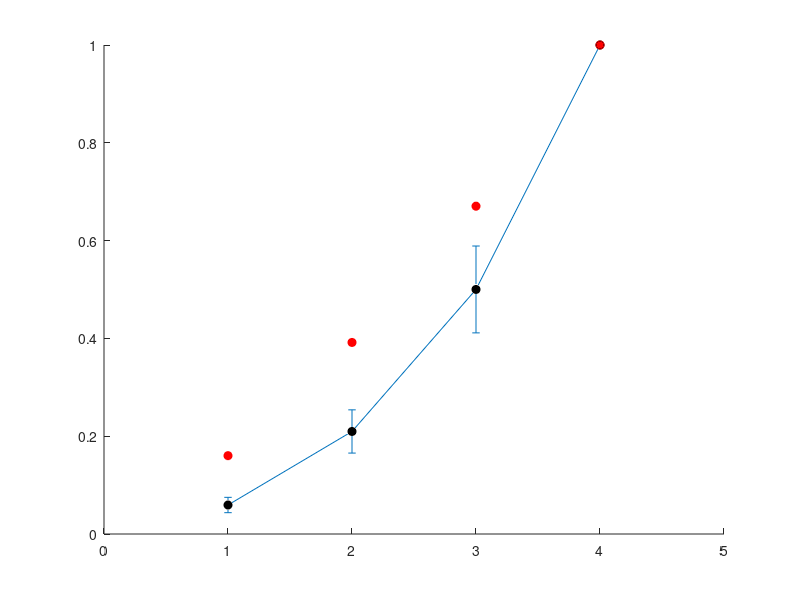

Recreate this plot in MATLAB. (Note: this script raises an error after producing the figure.)
%% Figure S2
clc;clear;load('Figure_S2.mat');

%% A


figure;
scatter([1 2 3 4],[mean(wt_Gq_minus_80_10nM) mean(wt_Gq_minus_80_100nM) mean(wt_Gq_minus_80_1000nM)  mean(wt_Gq_minus_80_10000nM)],'MarkerEdgeColor','k','MarkerFaceColor','k')
hold on;
scatter([1 2 3 4],[mean(wt_Gq_plus_40_10nM) mean(wt_Gq_plus_40_100nM) mean(wt_Gq_plus_40_1000nM)  mean(wt_Gq_plus_40_10000nM)],'MarkerEdgeColor','r','MarkerFaceColor','r')
hold on;
e1=errorbar([1 2 3 4],[mean(wt_Gq_minus_80_10nM) mean(wt_Gq_minus_80_100nM) mean(wt_Gq_minus_80_1000nM) mean(wt_Gq_minus_80_10000nM)],...
    [std(wt_Gq_minus_80_10nM')/sqrt(size(wt_Gq_minus_80_10nM,2)) std(wt_Gq_minus_80_100nM')/sqrt(size(wt_Gq_minus_80_100nM,2)) std(wt_Gq_minus_80_1000nM')/sqrt(size(wt_Gq_minus_80_1000nM,2)) std(wt_Gq_minus_80_10000nM')/sqrt(size(wt_Gq_minus_80_10000nM,2)) ]);
e1.LineStyle='none';
e1.Color = 'k';
hold on;
e2=errorbar([1 2 3 4],[mean(wt_Gq_plus_40_10nM) mean(wt_Gq_plus_40_100nM) mean(wt_Gq_plus_40_1000nM) mean(wt_Gq_plus_40_10000nM)],...
    [std(wt_Gq_plus_40_10nM')/sqrt(size(wt_Gq_plus_40_10nM,2)) std(wt_Gq_plus_40_100nM')/sqrt(size(wt_Gq_plus_40_100nM,2)) std(wt_Gq_plus_40_1000nM')/sqrt(size(wt_Gq_plus_40_1000nM,2)) std(wt_Gq_plus_40_10000nM')/sqrt(size(wt_Gq_plus_40_10000nM,2)) ]);
e2.LineStyle='none';
e2.Color = 'k';
xlim([0 5]); ylim([0 1]);
xticks([1 2 3 4])
xticklabels({'10^1','10^2','10^3','10^4'})
title('in vitro mAChR-A wt');
box off
set(gca,'TickDir','out')
xlabel(['[ACh] (nM)']);ylabel(['Normalized Cl- current']);
h = zeros(2, 1);
h(1) = plot(NaN,NaN,'k','LineWidth',2);
h(2) = plot(NaN,NaN,'r','LineWidth',2);
legend(h, '-80mV','40mV');



figure;
scatter([1 2 3 4],[mean(KK_Gq_minus_80_10nM) mean(KK_Gq_minus_80_100nM) mean(KK_Gq_minus_80_1000nM)  mean(KK_Gq_minus_80_10000nM)],'MarkerEdgeColor','k','MarkerFaceColor','k')
hold on;
scatter([1 2 3 4],[mean(KK_Gq_plus_40_10nM) mean(KK_Gq_plus_40_100nM) mean(KK_Gq_plus_40_1000nM)  mean(KK_Gq_plus_40_10000nM)],'MarkerEdgeColor','r','MarkerFaceColor','r')
hold on;
e1=errorbar([1 2 3 4],[mean(KK_Gq_minus_80_10nM) mean(KK_Gq_minus_80_100nM) mean(KK_Gq_minus_80_1000nM) mean(KK_Gq_minus_80_10000nM)],...
    [std(KK_Gq_minus_80_10nM')/sqrt(size(KK_Gq_minus_80_10nM,2)) std(KK_Gq_minus_80_100nM')/sqrt(size(KK_Gq_minus_80_100nM,2)) std(KK_Gq_minus_80_1000nM')/sqrt(size(KK_Gq_minus_80_1000nM,2)) std(KK_Gq_minus_80_10000nM')/sqrt(size(KK_Gq_minus_80_10000nM,2)) ]);
e1.LineStyle='none';
e1.Color = 'k';
hold on;
e2=errorbar([1 2 3 4],[mean(KK_Gq_plus_40_10nM) mean(KK_Gq_plus_40_100nM) mean(KK_Gq_plus_40_1000nM) mean(KK_Gq_plus_40_10000nM)],...
    [std(KK_Gq_plus_40_10nM')/sqrt(size(KK_Gq_plus_40_10nM,2)) std(KK_Gq_plus_40_100nM')/sqrt(size(KK_Gq_plus_40_100nM,2)) std(KK_Gq_plus_40_1000nM')/sqrt(size(KK_Gq_plus_40_1000nM,2)) std(KK_Gq_plus_40_10000nM')/sqrt(size(KK_Gq_plus_40_10000nM,2)) ]);
e2.LineStyle='none';
e2.Color = 'k';
xlim([0 5]); ylim([0 1]);
xticks([1 2 3 4])
xticklabels({'10^1','10^2','10^3','10^4'})
title('in vitro mAChR-A KK');
box off
set(gca,'TickDir','out')
xlabel(['[ACh] (nM)']);ylabel(['Normalized Cl- current']);
h = zeros(2, 1);
h(1) = plot(NaN,NaN,'k','LineWidth',2);
h(2) = plot(NaN,NaN,'r','LineWidth',2);
legend(h, '-80mV','40mV');

%% B
 
figure;
bar(1,nanmean(wt_minus_80_high_concentration_abs_value),0.4,'FaceColor','k')
hold on
bar(2,nanmean(KK_minus_80_high_concentration_abs_value),0.4,'FaceColor','k')
hold on
bar(3,nanmean(wt_plus_40_high_concentration_abs_value),0.4,'FaceColor','r')
hold on
bar(4,nanmean(KK_plus_40_high_concentration_abs_value),0.4,'FaceColor','r')
hold on
ylim([0 1000]);
e1=errorbar([1 2 3 4],[mean(wt_minus_80_high_concentration_abs_value) mean(KK_minus_80_high_concentration_abs_value) mean(wt_plus_40_high_concentration_abs_value) mean(KK_plus_40_high_concentration_abs_value)],...
    [std(wt_minus_80_high_concentration_abs_value')/sqrt(size(wt_minus_80_high_concentration_abs_value,1)) std(KK_minus_80_high_concentration_abs_value')/sqrt(size(KK_minus_80_high_concentration_abs_value,1)) std(wt_plus_40_high_concentration_abs_value')/sqrt(size(wt_plus_40_high_concentration_abs_value,1)) std(KK_plus_40_high_concentration_abs_value')/sqrt(size(KK_plus_40_high_concentration_abs_value,1)) ]);
e1.LineStyle='none';
e1.Color = 'k';

xticks([1 2 3 4])
xticklabels({'wt','KK','wt','KK'})
box off;ylabel('microA(abs)');
set(gca,'TickDir','out')


%% C

figure;
bar(1, nanmean(max_Ca_wt),0.4,'FaceAlpha',0.1,'FaceColor','k');
hold on;
bar(2, nanmean(max_Ca_KK),0.4,'FaceAlpha',0.1,'FaceColor','k');
hold on;
UnivarScatter([max_Ca_wt' ,max_Ca_KK'],'Width',0.2,'Compression',15,'Label',{'control','kk'},'Whiskers','none','MarkerEdgeColor','k','MarkerFaceColor','k');
xtickangle(45);
box off;ylabel({'Peak \DeltaF/F'});
set(gca,'TickDir','out');
ylim([0 1.2]);
xticks([1 2])
xticklabels({'wt','KK'})


